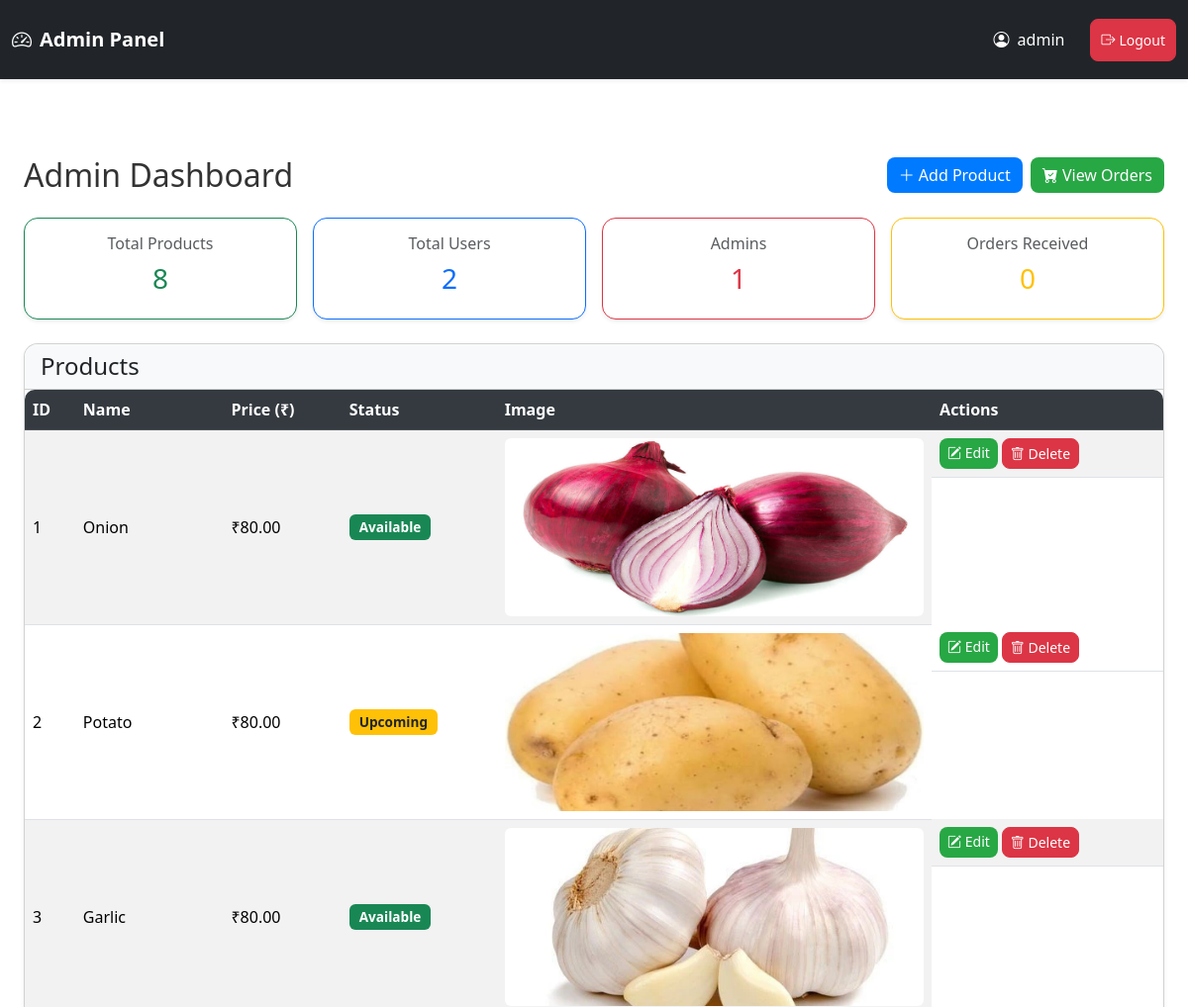
Page /admin (signed in, upper part) on the earlier database version.
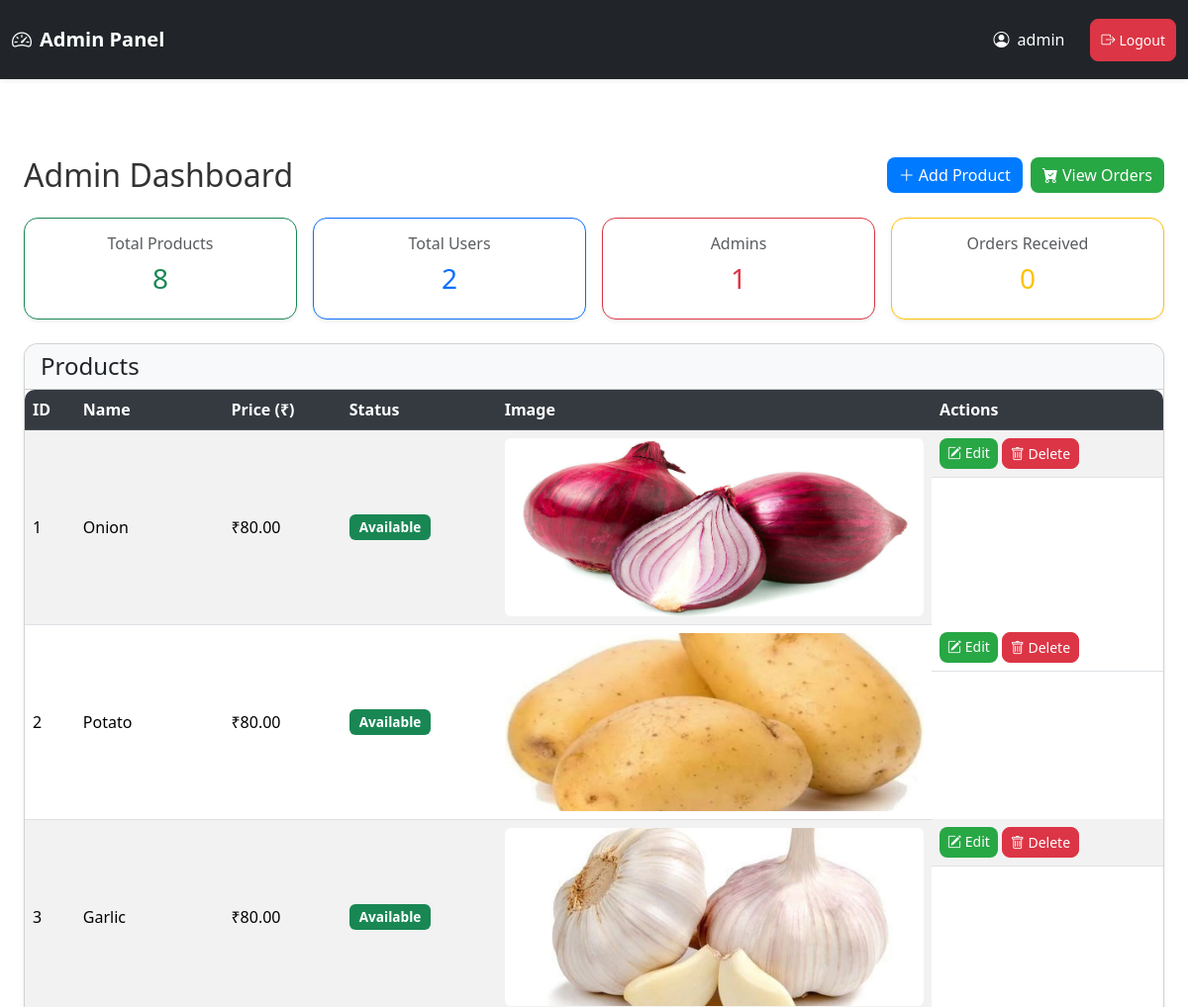
Same page on the later database version.
### app.py (models this page shows)
class Product(db.Model):
    id = db.Column(db.Integer, primary_key=True)
    name = db.Column(db.String(150), nullable=False)
    price = db.Column(db.Float, nullable=False)
    image = db.Column(db.String(150), nullable=False)
    status = db.Column(db.String(20), nullable=False, default='available')  # available / upcoming

### app.py (the view)
@app.route('/admin')
@admin_required
def admin_dashboard():
    products = Product.query.all()
    users = User.query.all()
    return render_template('admin_dashboard.html', products=products, users=users)

### app.py (called while the page is built)
@login_manager.user_loader
def load_user(user_id):
    return db.session.get(User, int(user_id))

def admin_required(f):
    @wraps(f)
    def wrapper(*args, **kwargs):
        if not current_user.is_authenticated or not current_user.is_admin:
            flash("Admin access required!", "danger")
            return redirect(url_for('admin_login'))
        return f(*args, **kwargs)
    return wrapper

@app.context_processor
def inject_cart_count():
    if current_user.is_authenticated and not current_user.is_admin:
        count = Order.query.filter_by(user_id=current_user.id).count()
    else:
        count = 0
    return dict(cart_count=count)

### templates/admin_dashboard.html (shortened to what the changed rows need)
{% extends 'admin_base.html' %}
{% block content %}
<div class="container mt-4">
    <div class="d-flex justify-content-between align-items-center mb-4 flex-wrap">
        <h2 class="mb-2 mb-md-0">Admin Dashboard</h2>
    </div>
    <div class="card shadow-sm mb-5">
        <div class="card-body p-0 table-responsive">
            <table class="table table-striped table-hover mb-0 align-middle">
                <thead class="table-dark">
                    <tr>
                        <th>ID</th>
                        <th>Name</th>
                        <th>Price (₹)</th>
                        <th>Status</th>
                        <th>Image</th>
                        <th>Actions</th>
                    </tr>
                </thead>
                <tbody>
                    {% for p in products %}
                    <tr>
                        <td>{{ p.id }}</td>
                        <td>{{ p.name }}</td>
                        <td>₹{{ "%.2f"|format(p.price) }}</td>
                        <td>
                            {% if p.status == 'available' %}
                                <span class="badge bg-success">Available</span>
                            {% else %}
                                <span class="badge bg-warning text-dark">Upcoming</span>
                            {% endif %}
                        </td>
                        <td>
                            <img src="{{ url_for('static', filename='images/' ~ p.image) }}"
                                 class="rounded" height="50">
                        </td>
                        <td class="d-flex gap-1 flex-wrap">
                            <a href="{{ url_for('admin_edit', id=p.id) }}" class="btn btn-primary btn-sm">
                                <i class="bi bi-pencil-square"></i> Edit
                            </a>
                            <form action="{{ url_for('admin_delete', id=p.id) }}" method="POST" class="d-inline">
                                <button type="submit" class="btn btn-danger btn-sm"
                                        onclick="return confirm('Delete this product?')">
                                    <i class="bi bi-trash"></i> Delete
                                </button>
                            </form>
                        </td>
                    </tr>
                    {% else %}
                    <tr>
                        <td colspan="6" class="text-center text-muted py-3">
                            No products available
                        </td>
                    </tr>
                    {% endfor %}
                </tbody>
            </table>
        </div>
    </div>
</div>
{% endblock %}

Differences in the rows shown:
changed Product "Potato": status "Upcoming" → "Available"
